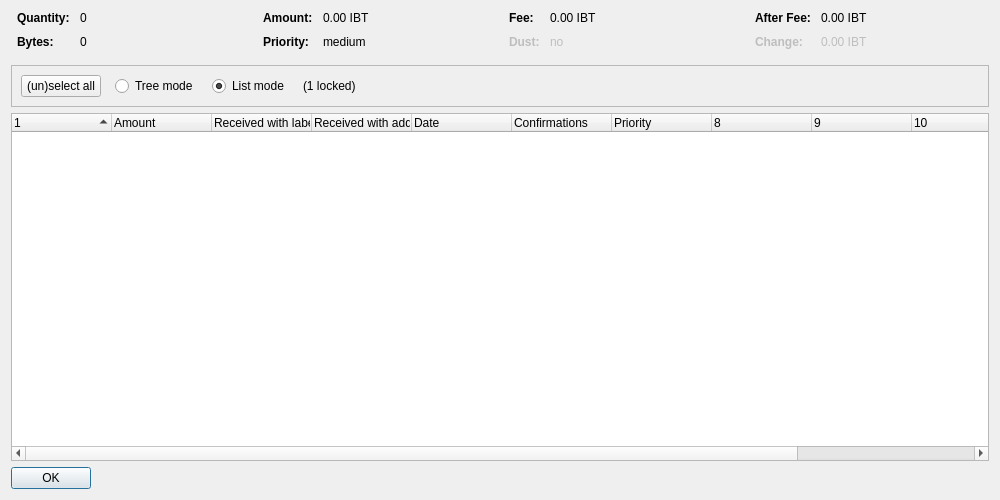
<?xml version="1.0" encoding="UTF-8"?>
<ui version="4.0">
 <class>CoinControlDialog</class>
 <widget class="QDialog" name="CoinControlDialog">
  <property name="geometry">
   <rect>
    <x>0</x>
    <y>0</y>
    <width>1000</width>
    <height>500</height>
   </rect>
  </property>
  <property name="windowTitle">
   <string>Coin Selection</string>
  </property>
  <layout class="QVBoxLayout" name="verticalLayout">
   <item>
    <layout class="QHBoxLayout" name="horizontalLayoutTop" stretch="0,0,0,0">
     <property name="topMargin">
      <number>0</number>
     </property>
     <property name="bottomMargin">
      <number>10</number>
     </property>
     <item>
      <layout class="QFormLayout" name="formLayoutCoinControl1">
       <property name="horizontalSpacing">
        <number>10</number>
       </property>
       <property name="verticalSpacing">
        <number>10</number>
       </property>
       <property name="leftMargin">
        <number>6</number>
       </property>
       <property name="rightMargin">
        <number>6</number>
       </property>
       <item row="0" column="0">
        <widget class="QLabel" name="labelCoinControlQuantityText">
         <property name="font">
          <font>
           <weight>75</weight>
           <bold>true</bold>
          </font>
         </property>
         <property name="text">
          <string>Quantity:</string>
         </property>
        </widget>
       </item>
       <item row="0" column="1">
        <widget class="QLabel" name="labelCoinControlQuantity">
         <property name="cursor">
          <cursorShape>IBeamCursor</cursorShape>
         </property>
         <property name="contextMenuPolicy">
          <enum>Qt::ActionsContextMenu</enum>
         </property>
         <property name="text">
          <string notr="true">0</string>
         </property>
         <property name="textInteractionFlags">
          <set>Qt::LinksAccessibleByMouse|Qt::TextSelectableByKeyboard|Qt::TextSelectableByMouse</set>
         </property>
        </widget>
       </item>
       <item row="1" column="0">
        <widget class="QLabel" name="labelCoinControlBytesText">
         <property name="font">
          <font>
           <weight>75</weight>
           <bold>true</bold>
          </font>
         </property>
         <property name="text">
          <string>Bytes:</string>
         </property>
        </widget>
       </item>
       <item row="1" column="1">
        <widget class="QLabel" name="labelCoinControlBytes">
         <property name="cursor">
          <cursorShape>IBeamCursor</cursorShape>
         </property>
         <property name="contextMenuPolicy">
          <enum>Qt::ActionsContextMenu</enum>
         </property>
         <property name="text">
          <string notr="true">0</string>
         </property>
         <property name="textInteractionFlags">
          <set>Qt::LinksAccessibleByMouse|Qt::TextSelectableByKeyboard|Qt::TextSelectableByMouse</set>
         </property>
        </widget>
       </item>
      </layout>
     </item>
     <item>
      <layout class="QFormLayout" name="formLayoutCoinControl2">
       <property name="horizontalSpacing">
        <number>10</number>
       </property>
       <property name="verticalSpacing">
        <number>10</number>
       </property>
       <property name="leftMargin">
        <number>6</number>
       </property>
       <property name="rightMargin">
        <number>6</number>
       </property>
       <item row="0" column="0">
        <widget class="QLabel" name="labelCoinControlAmountText">
         <property name="font">
          <font>
           <weight>75</weight>
           <bold>true</bold>
          </font>
         </property>
         <property name="text">
          <string>Amount:</string>
         </property>
        </widget>
       </item>
       <item row="0" column="1">
        <widget class="QLabel" name="labelCoinControlAmount">
         <property name="cursor">
          <cursorShape>IBeamCursor</cursorShape>
         </property>
         <property name="contextMenuPolicy">
          <enum>Qt::ActionsContextMenu</enum>
         </property>
         <property name="text">
          <string notr="true">0.00 IBT</string>
         </property>
         <property name="textInteractionFlags">
          <set>Qt::LinksAccessibleByMouse|Qt::TextSelectableByKeyboard|Qt::TextSelectableByMouse</set>
         </property>
        </widget>
       </item>
       <item row="1" column="0">
        <widget class="QLabel" name="labelCoinControlPriorityText">
         <property name="font">
          <font>
           <weight>75</weight>
           <bold>true</bold>
          </font>
         </property>
         <property name="text">
          <string>Priority:</string>
         </property>
        </widget>
       </item>
       <item row="1" column="1">
        <widget class="QLabel" name="labelCoinControlPriority">
         <property name="cursor">
          <cursorShape>IBeamCursor</cursorShape>
         </property>
         <property name="contextMenuPolicy">
          <enum>Qt::ActionsContextMenu</enum>
         </property>
         <property name="text">
          <string notr="true">medium</string>
         </property>
         <property name="textInteractionFlags">
          <set>Qt::LinksAccessibleByMouse|Qt::TextSelectableByKeyboard|Qt::TextSelectableByMouse</set>
         </property>
        </widget>
       </item>
      </layout>
     </item>
     <item>
      <layout class="QFormLayout" name="formLayoutCoinControl3">
       <property name="horizontalSpacing">
        <number>10</number>
       </property>
       <property name="verticalSpacing">
        <number>10</number>
       </property>
       <property name="leftMargin">
        <number>6</number>
       </property>
       <property name="rightMargin">
        <number>6</number>
       </property>
       <item row="0" column="0">
        <widget class="QLabel" name="labelCoinControlFeeText">
         <property name="font">
          <font>
           <weight>75</weight>
           <bold>true</bold>
          </font>
         </property>
         <property name="text">
          <string>Fee:</string>
         </property>
        </widget>
       </item>
       <item row="0" column="1">
        <widget class="QLabel" name="labelCoinControlFee">
         <property name="cursor">
          <cursorShape>IBeamCursor</cursorShape>
         </property>
         <property name="contextMenuPolicy">
          <enum>Qt::ActionsContextMenu</enum>
         </property>
         <property name="text">
          <string notr="true">0.00 IBT</string>
         </property>
         <property name="textInteractionFlags">
          <set>Qt::LinksAccessibleByMouse|Qt::TextSelectableByKeyboard|Qt::TextSelectableByMouse</set>
         </property>
        </widget>
       </item>
       <item row="1" column="0">
        <widget class="QLabel" name="labelCoinControlLowOutputText">
         <property name="enabled">
          <bool>false</bool>
         </property>
         <property name="font">
          <font>
           <weight>75</weight>
           <bold>true</bold>
          </font>
         </property>
         <property name="text">
          <string>Dust:</string>
         </property>
        </widget>
       </item>
       <item row="1" column="1">
        <widget class="QLabel" name="labelCoinControlLowOutput">
         <property name="enabled">
          <bool>false</bool>
         </property>
         <property name="cursor">
          <cursorShape>IBeamCursor</cursorShape>
         </property>
         <property name="contextMenuPolicy">
          <enum>Qt::ActionsContextMenu</enum>
         </property>
         <property name="text">
          <string notr="true">no</string>
         </property>
         <property name="textInteractionFlags">
          <set>Qt::LinksAccessibleByMouse|Qt::TextSelectableByKeyboard|Qt::TextSelectableByMouse</set>
         </property>
        </widget>
       </item>
      </layout>
     </item>
     <item>
      <layout class="QFormLayout" name="formLayoutCoinControl4">
       <property name="horizontalSpacing">
        <number>10</number>
       </property>
       <property name="verticalSpacing">
        <number>10</number>
       </property>
       <property name="leftMargin">
        <number>6</number>
       </property>
       <property name="rightMargin">
        <number>6</number>
       </property>
       <item row="0" column="0">
        <widget class="QLabel" name="labelCoinControlAfterFeeText">
         <property name="font">
          <font>
           <weight>75</weight>
           <bold>true</bold>
          </font>
         </property>
         <property name="text">
          <string>After Fee:</string>
         </property>
        </widget>
       </item>
       <item row="0" column="1">
        <widget class="QLabel" name="labelCoinControlAfterFee">
         <property name="cursor">
          <cursorShape>IBeamCursor</cursorShape>
         </property>
         <property name="contextMenuPolicy">
          <enum>Qt::ActionsContextMenu</enum>
         </property>
         <property name="text">
          <string notr="true">0.00 IBT</string>
         </property>
         <property name="textInteractionFlags">
          <set>Qt::LinksAccessibleByMouse|Qt::TextSelectableByKeyboard|Qt::TextSelectableByMouse</set>
         </property>
        </widget>
       </item>
       <item row="1" column="0">
        <widget class="QLabel" name="labelCoinControlChangeText">
         <property name="enabled">
          <bool>false</bool>
         </property>
         <property name="font">
          <font>
           <weight>75</weight>
           <bold>true</bold>
          </font>
         </property>
         <property name="text">
          <string>Change:</string>
         </property>
        </widget>
       </item>
       <item row="1" column="1">
        <widget class="QLabel" name="labelCoinControlChange">
         <property name="enabled">
          <bool>false</bool>
         </property>
         <property name="cursor">
          <cursorShape>IBeamCursor</cursorShape>
         </property>
         <property name="contextMenuPolicy">
          <enum>Qt::ActionsContextMenu</enum>
         </property>
         <property name="text">
          <string notr="true">0.00 IBT</string>
         </property>
         <property name="textInteractionFlags">
          <set>Qt::LinksAccessibleByMouse|Qt::TextSelectableByKeyboard|Qt::TextSelectableByMouse</set>
         </property>
        </widget>
       </item>
      </layout>
     </item>
    </layout>
   </item>
   <item>
    <widget class="QFrame" name="frame">
     <property name="minimumSize">
      <size>
       <width>0</width>
       <height>40</height>
      </size>
     </property>
     <property name="frameShape">
      <enum>QFrame::StyledPanel</enum>
     </property>
     <property name="frameShadow">
      <enum>QFrame::Sunken</enum>
     </property>
     <layout class="QHBoxLayout" name="horizontalLayout">
      <item>
       <layout class="QHBoxLayout" name="horizontalLayoutPanel" stretch="0,0,0,0,0">
        <property name="spacing">
         <number>14</number>
        </property>
        <item>
         <widget class="QPushButton" name="pushButtonSelectAll">
          <property name="sizePolicy">
           <sizepolicy hsizetype="Maximum" vsizetype="Fixed">
            <horstretch>0</horstretch>
            <verstretch>0</verstretch>
           </sizepolicy>
          </property>
          <property name="text">
           <string>(un)select all</string>
          </property>
          <property name="autoDefault">
           <bool>false</bool>
          </property>
         </widget>
        </item>
        <item>
         <widget class="QRadioButton" name="radioTreeMode">
          <property name="sizePolicy">
           <sizepolicy hsizetype="Maximum" vsizetype="Fixed">
            <horstretch>0</horstretch>
            <verstretch>0</verstretch>
           </sizepolicy>
          </property>
          <property name="text">
           <string>Tree mode</string>
          </property>
         </widget>
        </item>
        <item>
         <widget class="QRadioButton" name="radioListMode">
          <property name="sizePolicy">
           <sizepolicy hsizetype="Maximum" vsizetype="Fixed">
            <horstretch>0</horstretch>
            <verstretch>0</verstretch>
           </sizepolicy>
          </property>
          <property name="text">
           <string>List mode</string>
          </property>
          <property name="checked">
           <bool>true</bool>
          </property>
         </widget>
        </item>
        <item>
         <widget class="QLabel" name="labelLocked">
          <property name="text">
           <string notr="true">(1 locked)</string>
          </property>
         </widget>
        </item>
        <item>
         <spacer name="horizontalSpacer">
          <property name="orientation">
           <enum>Qt::Horizontal</enum>
          </property>
          <property name="sizeHint" stdset="0">
           <size>
            <width>40</width>
            <height>20</height>
           </size>
          </property>
         </spacer>
        </item>
       </layout>
      </item>
     </layout>
    </widget>
   </item>
   <item>
    <widget class="CoinControlTreeWidget" name="treeWidget">
     <property name="contextMenuPolicy">
      <enum>Qt::CustomContextMenu</enum>
     </property>
     <property name="sortingEnabled">
      <bool>false</bool>
     </property>
     <property name="columnCount">
      <number>12</number>
     </property>
     <attribute name="headerShowSortIndicator" stdset="0">
      <bool>true</bool>
     </attribute>
     <attribute name="headerStretchLastSection">
      <bool>false</bool>
     </attribute>
     <column>
      <property name="text">
       <string/>
      </property>
     </column>
     <column>
      <property name="text">
       <string>Amount</string>
      </property>
     </column>
     <column>
      <property name="text">
       <string>Received with label</string>
      </property>
     </column>
     <column>
      <property name="text">
       <string>Received with address</string>
      </property>
     </column>
     <column>
      <property name="text">
       <string>Date</string>
      </property>
     </column>
     <column>
      <property name="text">
       <string>Confirmations</string>
      </property>
      <property name="toolTip">
       <string>Confirmed</string>
      </property>
     </column>
     <column>
      <property name="text">
       <string>Priority</string>
      </property>
     </column>
     <column>
      <property name="text">
       <string/>
      </property>
     </column>
     <column>
      <property name="text">
       <string/>
      </property>
     </column>
     <column>
      <property name="text">
       <string/>
      </property>
     </column>
     <column>
      <property name="text">
       <string/>
      </property>
     </column>
     <column>
      <property name="text">
       <string/>
      </property>
     </column>
    </widget>
   </item>
   <item>
    <widget class="QDialogButtonBox" name="buttonBox">
     <property name="sizePolicy">
      <sizepolicy hsizetype="Maximum" vsizetype="Fixed">
       <horstretch>0</horstretch>
       <verstretch>0</verstretch>
      </sizepolicy>
     </property>
     <property name="orientation">
      <enum>Qt::Horizontal</enum>
     </property>
     <property name="standardButtons">
      <set>QDialogButtonBox::Ok</set>
     </property>
    </widget>
   </item>
  </layout>
 </widget>
 <customwidgets>
  <customwidget>
   <class>CoinControlTreeWidget</class>
   <extends>QTreeWidget</extends>
   <header>coincontroltreewidget.h</header>
  </customwidget>
 </customwidgets>
 <resources/>
 <connections/>
</ui>
